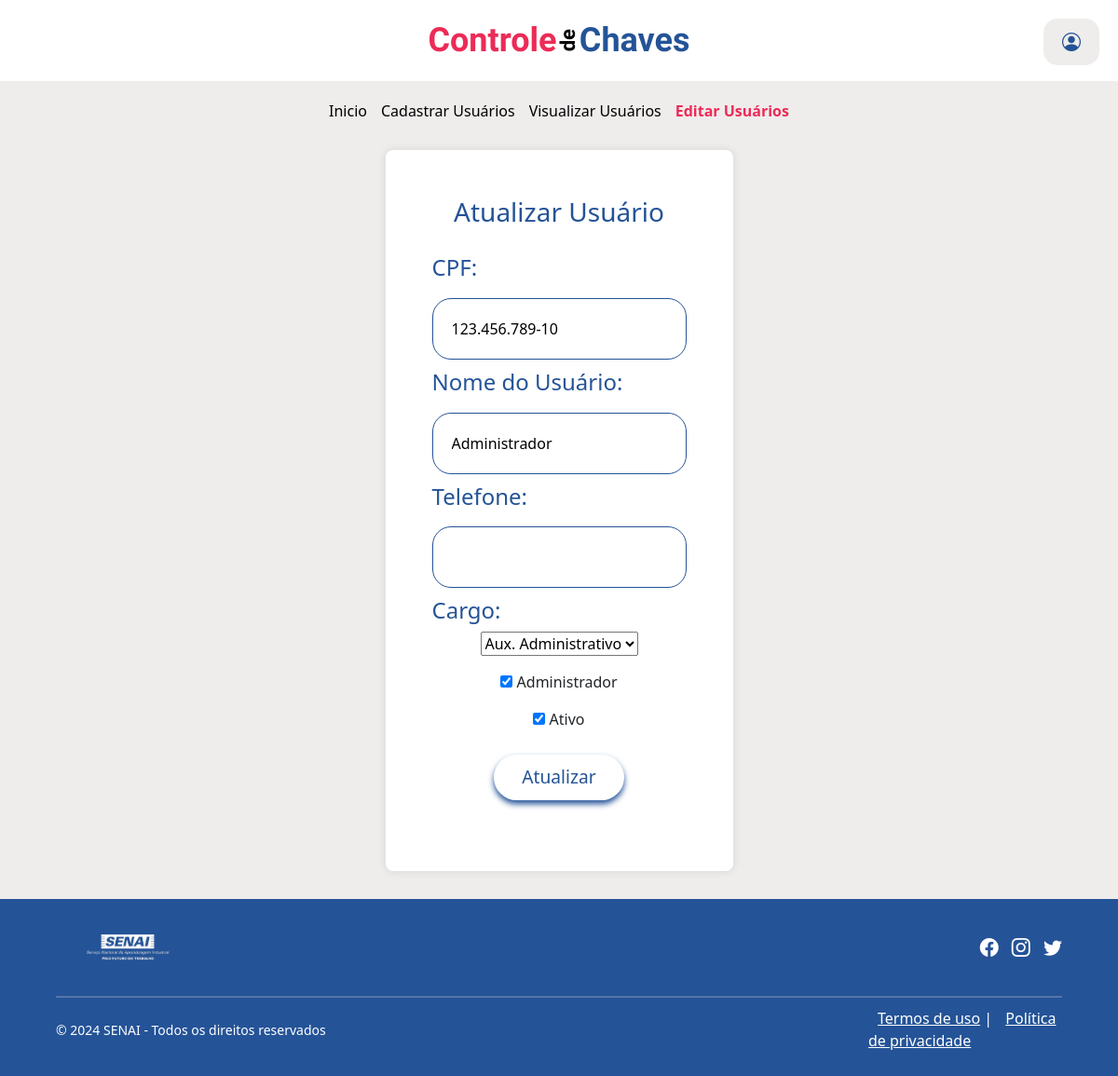
The page /admin/crud_usuario/editar_usuario.php?id_usuario=12 (signed in) on the database its author committed.
### tables this page shows
CREATE TABLE `tb_usuarios` (
  `id_usuario` int(11) NOT NULL,
  `cpf` varchar(14) NOT NULL,
  `nome_usuario` varchar(45) NOT NULL,
  `senha` varchar(255) NOT NULL,
  `telefone` varchar(16) DEFAULT NULL,
  `eh_admin` tinyint(1) NOT NULL DEFAULT '0',
  `eh_ativo` tinyint(1) NOT NULL DEFAULT '0',
  `id_cargo` int(11) NOT NULL,
  `dh_cadastro` datetime NOT NULL DEFAULT CURRENT_TIMESTAMP
);

CREATE TABLE `tb_cargos` (
  `id_cargo` int(11) NOT NULL,
  `cargo` varchar(45) NOT NULL
);

### admin/crud_usuario/editar_usuario.php (the view, shortened to what this page needs)
<?php
include($_SERVER['DOCUMENT_ROOT'] . '/controle_chave/banco/conexao.php');
if (isset($_GET["id_usuario"])) {
    $id = intval($_GET["id_usuario"]);
    $sql = "SELECT * FROM tb_usuarios WHERE id_usuario = $id";
    $resultado = mysqli_query($conn, $sql);
    if (mysqli_num_rows($resultado) == 1) {
        $linha = mysqli_fetch_array($resultado);
        $cpf = $linha['cpf'];
        $nome_usuario = $linha['nome_usuario'];
        $telefone = $linha['telefone'];
        $eh_admin = $linha['eh_admin'];
        $eh_ativo = $linha['eh_ativo'];
        $id_cargo = $linha['id_cargo'];
    } else {
        echo "Usuário não encontrado.";
        exit();
    }
} else {
    echo "ID do usuário não encontrado na URL.";
    exit();
}
$cargos_result = mysqli_query($conn, "SELECT id_cargo, cargo FROM tb_cargos");
?>
<!DOCTYPE html>
<html lang="pt-BR">
<head>
    <link rel="stylesheet" href="https://cdnjs.cloudflare.com/ajax/libs/bootstrap-icons/1.10.5/font/bootstrap-icons.min.css">
    <link href="https://cdn.jsdelivr.net/npm/bootstrap@5.3.3/dist/css/bootstrap.min.css" rel="stylesheet">
</head>
<body>
<div class="header-container">
       <div class="title-container">
           <h1 class="titulo1"> Controle</h1>
           <h3 class="subtitulo"><span class="rotated-letter"> <b>de</b></span></h3>
           <h1 class="titulo2">Chaves</h1>
       </div>
       <button class="popup-btn" onclick="document.getElementById('popup').style.display='block'"><i class="bi bi-person-circle"></i></button>
   </div>
    <div class="nav-links">
    <a href="../index_admin.php" >Inicio</a>
    <a href="../crud_usuario/cadastro_usuario.php"> Cadastrar Usuários</b></a>
    <a href="visualizar_usuario.php">Visualizar Usuários</a>
    <a href="editar_usuario.php">Editar Usuários</a>
</div>
<div class="form-container">
    <form action="" method="post">
    <h3 class="exemplo">Atualizar Usuário</h3>
        <h4>CPF:</h4>
            <input type="text" name="cpf" oninput="maskCPF(this)" value="<?php echo htmlspecialchars($cpf); ?>" id="cpf" required maxlength="14">
       <h4>Nome do Usuário: </h4>
            <input type="text" name="nome_usuario" value="<?php echo htmlspecialchars($nome_usuario); ?>" required>
        <h4>Telefone:</h4>
            <input type="text" name="telefone" oninput="maskTelefone(this)" value="<?php echo htmlspecialchars($telefone); ?>" id="telefone" required maxlength="15">
        <h4>Cargo:</h4>
            <select name="id_cargo" required>
                <?php while ($cargo = mysqli_fetch_assoc($cargos_result)) { ?>
                    <option value="<?php echo $cargo['id_cargo']; ?>" <?php echo ($cargo['id_cargo'] == $id_cargo) ? 'selected' : ''; ?>>
                        <?php echo $cargo['cargo']; ?>
                    </option>
                <?php } ?>
            </select>
        <p>
            <input type="checkbox" name="eh_admin" id="checkbox_admin" value="1" <?php echo ($eh_admin == 1) ? 'checked' : ''; ?>> Administrador
        </p>
        <p>
            <input type="checkbox" name="eh_ativo" id="checkbox_ativo" value="1" <?php echo ($eh_ativo == 1) ? 'checked' : ''; ?>> Ativo
        </p>
        <p><input type="submit" value="Atualizar" class="button"></p>
    </form>
    </div>
    <footer>
        <div class="container2">
            <div class="row">
                <div class="col-md-6">
                    <img src="../logo-senai.png" alt=" ">
                </div>
                <div class="col-md-6 text-right">
                    <ul class="social-media">
                        <li><a href="#"><i class="bi bi-facebook"></i></a></li>
                        <li><a href="#"><i class="bi bi-instagram"></i></a></li>
                        <li><a href="#"><i class="bi bi-twitter"></i></a></li>
                    </ul>
                </div>
            </div>
            <hr>
            <div class="row">
                <div class="col-md-6">
                    <div class="copyright">
                        <p>&copy; 2024 SENAI - Todos os direitos reservados</p>
                    </div>
                </div>
                <div class="col-md-6 text-right">
                    <p class="footer-links">
                        <a href="#">Termos de uso</a> | <a href="#">Política de privacidade</a>
                    </p>
                </div>
            </div>
        </div>
    </footer>
</body>
</html>

### admin/crud_usuario/editar_usuario.php (style rules this page uses)
body { margin: 0; font-family: system-ui, -apple-system, BlinkMacSystemFont, 'Segoe UI', Roboto, Oxygen, Ubuntu, Cantarell, 'Open Sans', 'Helvetica Neue', sans-serif; background-color: #EFECEC; margin: 0; display: flex; flex-direction: column; min-height: 100vh; justify-content: center; align-items: center; }
.header-container { display: flex; justify-content: center; align-items: center; width: 100%; background-color: #FFFFFF; }
.title-container { display: flex; justify-content: center; align-items: center; background-color: #FFFFFF; padding: 20px; width: 100%; text-align: center; font-family: "Chau Philomene One", sans-serif; font-weight: 400; font-style: normal; }
.titulo1 { color: #EC2B57; margin: 0 10px; font-size: 2em; }
.subtitulo { color: #000000; margin: 0 10px; font-size: 1.5em; }
.titulo2 { color: #245397; margin: 0 10px; font-size: 2em; }
.rotated-letter { display: inline-block; transform: rotate(-90deg); transform-origin: center; }
.titulo1, .subtitulo, .titulo2 { margin: 0; padding: 0; }
.titulo1 { font-size: 36px; font-weight: bold; }
.subtitulo { font-size: 22px; font-weight: normal; padding-top: 10px; }
.titulo2 { font-size: 36px; font-weight: bold; }
.subtitulo { margin-bottom: 0.5em; }
.popup-btn { position: fixed; top: 20px; right: 20px; padding: 10px 20px; background-color:#EFECEC; color: #245397; border: none; border-radius: 15px; cursor: pointer; font-size: 20px; }
footer { background-color: #245397; color: white; padding: 10px 0; width: 100%; margin-top: 30px; }
.container2 { width: 90%; margin: 0 auto; }
.row { display: flex; justify-content: space-between; align-items: center; }
.col-md-6 { flex-basis: 50%; }
img { width: 150px; height: auto; }
.social-media { list-style: none; margin: 0; padding: 0; text-align: right; }
.social-media li { display: inline-block; margin-left: 10px; }
.social-media a { color: #ffffff; font-size: 20px; }
.copyright { font-size: 14px; }
hr { margin: 10px 0; border: 1px solid #e0e0e0; }
.footer-links { display: inline-block; margin-left: 320px; }
.footer-links a { color: white; margin-left: 10px; }
.nav-links { display: flex; justify-content: center; margin: 20px 0; gap: 15px; }
.nav-links a { text-decoration: none; color: black; transition: color 0.3s ease; }
.nav-links a.active { color: #EC2B57; font-weight: bold; }
.exemplo { color: #245397; padding-bottom: 20px; }
h4 { text-align: left; color: #245397; }
.form-container { display: flex; justify-content: center; align-items: center; flex-grow: 1; padding-top: 10px; }
form { background: #fff; padding: 50px; border-radius: 8px; box-shadow: 0 0 10px rgba(0, 0, 0, 0.1); text-align: center; }
input[type="text"] { width: 100%; max-width: 400px; padding: 20px; margin: 10px 0; border: 1px solid #245397; border-radius: 20px; }
.button { display: inline-block; padding: 10px 30px; margin: 10px; text-decoration: none; color: #245397; background-color: white; border: none; border-radius: 25px; box-shadow: 0 4px 6px #245397; cursor: pointer; transition: background-color 0.3s ease, box-shadow 0.3s ease; font-size: 1.2em; }

### rows shown on the page
tb_usuarios: cpf "123.456.789-10", nome_usuario "Administrador", id_cargo "Aux. Administrativo", eh_admin "☑", eh_ativo "☑"
